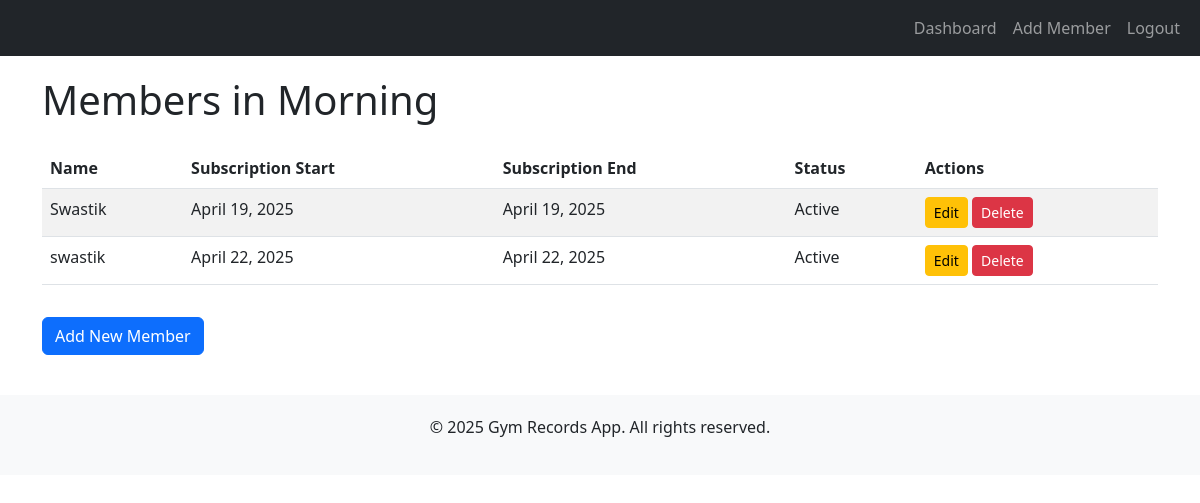
Page /members/1/ (signed in) on the committed database.
### dashboard/models.py (models this page shows, shortened)
class Category(models.Model):
    name = models.CharField(max_length=100)

### members/models.py (models this page shows, shortened)
class Member(models.Model):
    STATUS_CHOICES = [
        ('active', 'Active'),
        ('disabled', 'Disabled (Quit)'),
        ('delayed', 'Delayed (Fee Not Paid)'),
    ]
    name = models.CharField(max_length=100)
    category = models.ForeignKey(Category, on_delete=models.CASCADE, related_name="members")
    subscription_start_date = models.DateField()
    subscription_end_date = models.DateField()
    contact_info = models.CharField(max_length=15, blank=True, null=True)
    status = models.CharField(max_length=20, choices=STATUS_CHOICES, default='active')

### members/views.py (the view)
# urls.py: path('<int:category_id>/', views.members_view, name='members'),
@login_required
def members_view(request, category_id):
    check_staff_category_permission(request.user, category_id)
    category = get_object_or_404(Category, id=category_id)
    members = category.members.all()
    context = {"category": category, "members": members}
    return render(request, "members.html", context)

### members/utils.py (called while the page is built)
def check_staff_category_permission(user, category_id):
    if not user.is_authenticated or not hasattr(user, 'staff'):
        raise PermissionDenied("You do not have permission to access this page.")
    staff = user.staff
    if staff.category_id != category_id:
        raise PermissionDenied("You do not have permission to access this category.")

### members/templates/members.html
{% extends 'base.html' %}
{% block content %}
<h1 class="mb-4">Members in {{ category.name }}</h1>
<table class="table table-striped">
    <thead>
        <tr>
            <th>Name</th>
            <th>Subscription Start</th>
            <th>Subscription End</th>
            <th>Status</th>
            <th>Actions</th>
        </tr>
    </thead>
    <tbody>
        {% for member in members %}
        <tr>
            <td>{{ member.name }}</td>
            <td>{{ member.subscription_start_date }}</td>
            <td>{{ member.subscription_end_date }}</td>
            <td>{{ member.get_status_display }}</td>
            <td>
                <a href="{% url 'edit_member' member.id %}" class="btn btn-sm btn-warning">Edit</a>
                <a href="{% url 'delete_member' member.id %}" class="btn btn-sm btn-danger">Delete</a>
            </td>
        </tr>
        {% endfor %}
    </tbody>
</table>
{% if user.is_superuser or user.staff.category_id == category.id %}
<a href="{% url 'add_member' %}" class="btn btn-primary mt-3">Add New Member</a>
{% endif %}
{% endblock %}

### rows in the picture
Category: name "Morning"
Member: name "Swastik", subscription_start_date "April 19, 2025", subscription_end_date "April 19, 2025", status "Active"
Member: name "swastik", subscription_start_date "April 22, 2025", subscription_end_date "April 22, 2025", status "Active"
